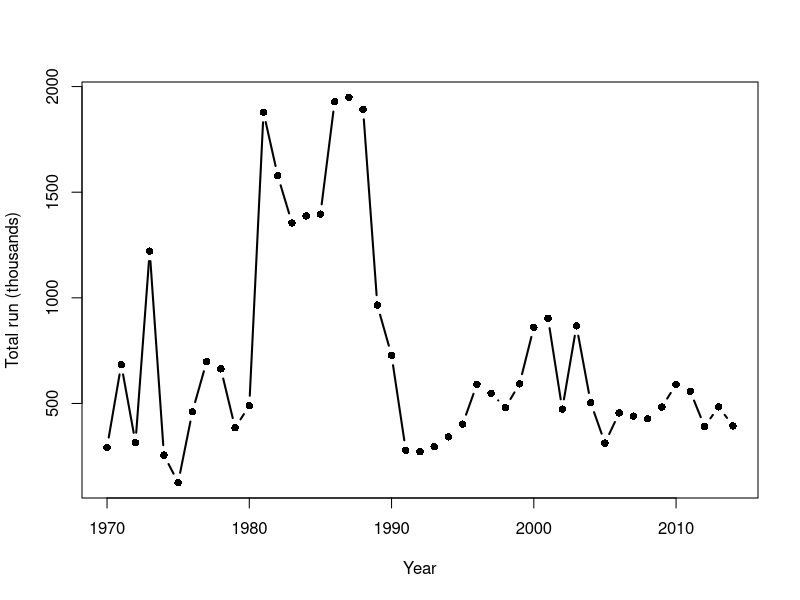

This chart was generated by the following R code:
#Figure S4

# sockeye - pink figure for appendix
dat = read.csv("data/salmon data/data for analysis/PWS_Wild_Chum_CSV.csv")

pdf("figures/Fig S4 PWS_Wild_Chum.pdf")
plot(dat$Year, dat$Total_Rtn/1000, xlab="Year",
  ylab="Total run (thousands)", type="b", lwd=2,pch=16)
dev.off()
